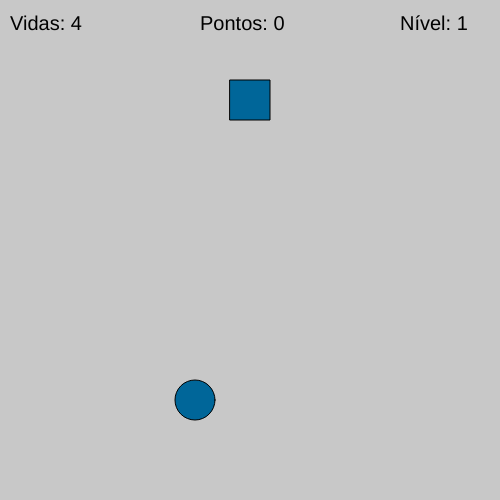
Frame 1 (no input)
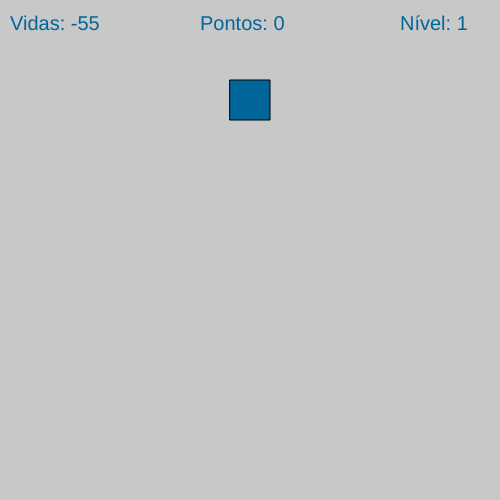
Frame 60 (no input)
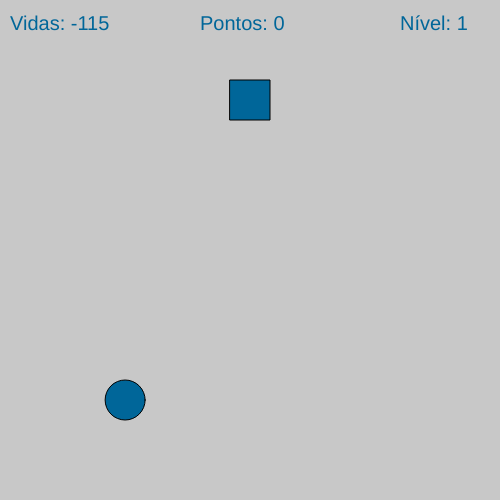
Frame 120 (the mouse pressed at the canvas centre since frame 60)

The p5.js sketch that drew these frames (run headless with seeded random() and noise() and a simulated clock; from frame 60 on, the mouse is pressed at the canvas centre):

// p5.js sketch
// ── sketch.js
/* 
    Equipe: 
        Victor Moura Botelho Medeiros - Subturma D (T01) (Líder) 
        André Luis Miranda dos Santos - Subturma D (T01)
        Etapa 5
*/


var x = 195;
var y = 400;
var xd, yd;
var estadoDisparo = false;
var vidas = 4;
var pontos =0;
var nivel = 1;

function setup() {
  createCanvas(500, 500);
}

function draw() {
  background(200);
textSize(20);
text('Vidas: '+vidas, 10, 30);
text('Pontos: '+pontos,200, 30);
text('Nível: '+nivel, 400, 30);
  vidas--

  fill(0, 102, 153);
  if (keyIsDown(RIGHT_ARROW)) {
    x = x + 5;
  }
  if (keyIsDown(LEFT_ARROW)) {
    x = x - 5;
  }
  if (keyIsDown(UP_ARROW)) {
    y = y - 5;
  }
  if (keyIsDown(DOWN_ARROW)) {
    y = y + 5;
  }

  ellipse(x, y, 40, 40);
  square(230,80, 40);
  x = x+4;
  if(x > 400){
    x = -random(200)
    console.log(x);
  }


  if (keyIsDown(CONTROL) && estadoDisparo == false) {

    xd = x;
    yd = y;
    estadoDisparo = true;
  }

  if (estadoDisparo == true) {
    ellipse(xd, yd, 10, 10)
    yd = yd - 50;
    if (yd < 0) {
      estadoDisparo = false;
    }
  }


}
